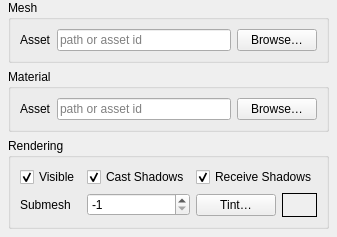
<?xml version="1.0" encoding="UTF-8"?>
<ui version="4.0">
    <class>MeshComponentWidget</class>
    <widget class="QWidget" name="MeshComponentWidget">
        <layout class="QVBoxLayout" name="verticalLayout">
            <property name="spacing"><number>6</number></property>
            <property name="leftMargin"><number>8</number></property>
            <property name="topMargin"><number>0</number></property>
            <property name="rightMargin"><number>8</number></property>
            <property name="bottomMargin"><number>8</number></property>

            <!-- Mesh -->
            <item>
                <widget class="QGroupBox" name="groupMesh">
                    <property name="title"><string>Mesh</string></property>
                    <layout class="QGridLayout" name="layoutMesh">
                        <item row="0" column="0">
                            <widget class="QLabel" name="lblMesh"><property name="text"><string>Asset</string></property></widget>
                        </item>
                        <item row="0" column="1">
                            <widget class="QLineEdit" name="meshAsset"><property name="placeholderText"><string>path or asset id</string></property></widget>
                        </item>
                        <item row="0" column="2">
                            <widget class="QPushButton" name="btnBrowseMesh"><property name="text"><string>Browse…</string></property></widget>
                        </item>
                    </layout>
                </widget>
            </item>

            <!-- Material -->
            <item>
                <widget class="QGroupBox" name="groupMaterial">
                    <property name="title"><string>Material</string></property>
                    <layout class="QGridLayout" name="layoutMaterial">
                        <item row="0" column="0">
                            <widget class="QLabel" name="lblMat"><property name="text"><string>Asset</string></property></widget>
                        </item>
                        <item row="0" column="1">
                            <widget class="QLineEdit" name="materialAsset"><property name="placeholderText"><string>path or asset id</string></property></widget>
                        </item>
                        <item row="0" column="2">
                            <widget class="QPushButton" name="btnBrowseMaterial"><property name="text"><string>Browse…</string></property></widget>
                        </item>
                    </layout>
                </widget>
            </item>

            <!-- Rendering -->
            <item>
                <widget class="QGroupBox" name="groupRendering">
                    <property name="title"><string>Rendering</string></property>
                    <layout class="QGridLayout" name="layoutRendering">
                        <item row="0" column="0">
                            <widget class="QCheckBox" name="visible"><property name="text"><string>Visible</string></property><property name="checked"><bool>true</bool></property></widget>
                        </item>
                        <item row="0" column="1">
                            <widget class="QCheckBox" name="castShadows"><property name="text"><string>Cast Shadows</string></property><property name="checked"><bool>true</bool></property></widget>
                        </item>
                        <item row="0" column="2">
                            <widget class="QCheckBox" name="receiveShadows"><property name="text"><string>Receive Shadows</string></property><property name="checked"><bool>true</bool></property></widget>
                        </item>

                        <item row="1" column="0">
                            <widget class="QLabel" name="lblSubmesh"><property name="text"><string>Submesh</string></property></widget>
                        </item>
                        <item row="1" column="1">
                            <widget class="QSpinBox" name="submeshIndex"><property name="minimum"><number>-1</number></property><property name="maximum"><number>9999</number></property><property name="value"><number>-1</number></property></widget>
                        </item>

                        <item row="1" column="2">
                            <layout class="QHBoxLayout" name="layoutTint">
                                <item><widget class="QPushButton" name="btnTint"><property name="text"><string>Tint…</string></property></widget></item>
                                <item><widget class="QLabel" name="tintPreview">
                                    <property name="minimumSize"><size><width>24</width><height>24</height></size></property>
                                    <property name="frameShape"><enum>QFrame::Box</enum></property>
                                    <property name="autoFillBackground"><bool>true</bool></property>
                                </widget></item>
                            </layout>
                        </item>
                    </layout>
                </widget>
            </item>

            <item><spacer name="verticalSpacer">
                <property name="orientation"><enum>Qt::Vertical</enum></property>
                <property name="sizeHint" stdset="0"><size><width>0</width><height>0</height></size></property>
            </spacer></item>
        </layout>
    </widget>
    <resources/>
    <connections/>
</ui>
